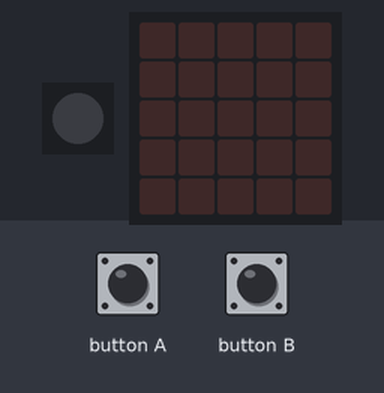
Bench run of a program on a simulated Calliope mini (MakeCode). On the bench: 1 RGB LEDs in strip order, left to right, the board's 5×5 LED display. The inputs (shaded band) are chosen by the test bench.

Above: at 1.2 s.
1.3 s: button A pressed for 0.15 s
At 2.4 s:
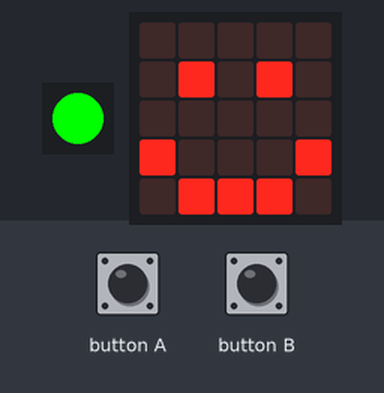
2.9 s: button B pressed for 0.15 s
At 3.7 s:
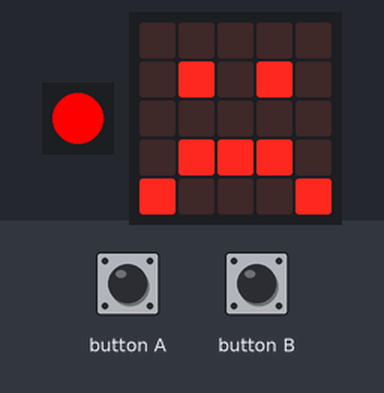
Timing chart, 0 to 5.9 s (numbered marks = the images above; inputs shaded):
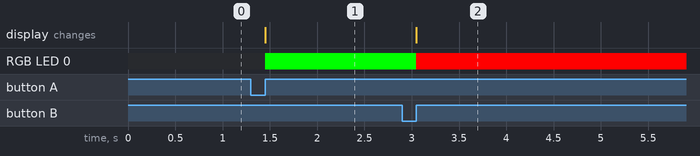

The program:

main.ts
```typescript
input.onButtonEvent(Button.A, input.buttonEventClick(), function () {
    basic.setLedColor(0x00ff00)
    basic.showIcon(IconNames.Happy)
})
input.onButtonEvent(Button.B, input.buttonEventClick(), function () {
    basic.setLedColor(0xff0000)
    basic.showIcon(IconNames.Sad)
})
```

test.ts
```typescript
// Hier kann man Tests durchführen; diese Datei wird nicht kompiliert, wenn dieses Paket als Erweiterung verwendet wird.
```

Measured:
- after the input at 1.3 s, RGB LED 0: off → RGB(0, 255, 0) after 0.15 s; the display: changes after 0.15 s (image 1)
- after the input at 2.9 s, RGB LED 0: RGB(0, 255, 0) → RGB(255, 0, 0) after 0.15 s; the display: changes after 0.15 s (image 2)
